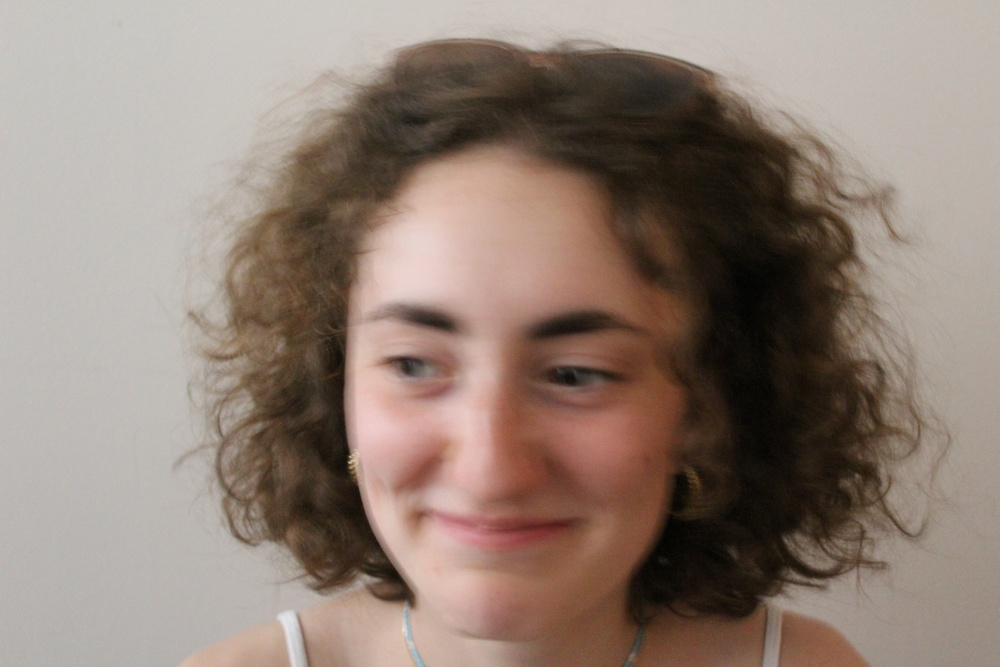
%> input picture reconnaissance faciale avec ma database/trainingSet/Agathe1.JPG, 1000 x 667 px, shrunk from 5184 x 3456 before the run; its folder holds 4 pictures in this run
$ octave testfiltre.m   (GNU Octave 9; MATLAB toolbox functions it lacks are replaced by stand-ins)
%> lines starting %> are read from the running program, lines starting %| are printed output that depends on the picture
n=3;
A = dir('trainingSet') ;
B=1/25.*ones(5,5);
im = imread ([A(2+n).folder, '/' , A(2+n).name]) ;
%> im is the input picture: size 667x1000x3 uint8; mean R, G, B 144.6, 128.1, 117.5
I1=filter2(B,im2double(rgb2gray(im)));
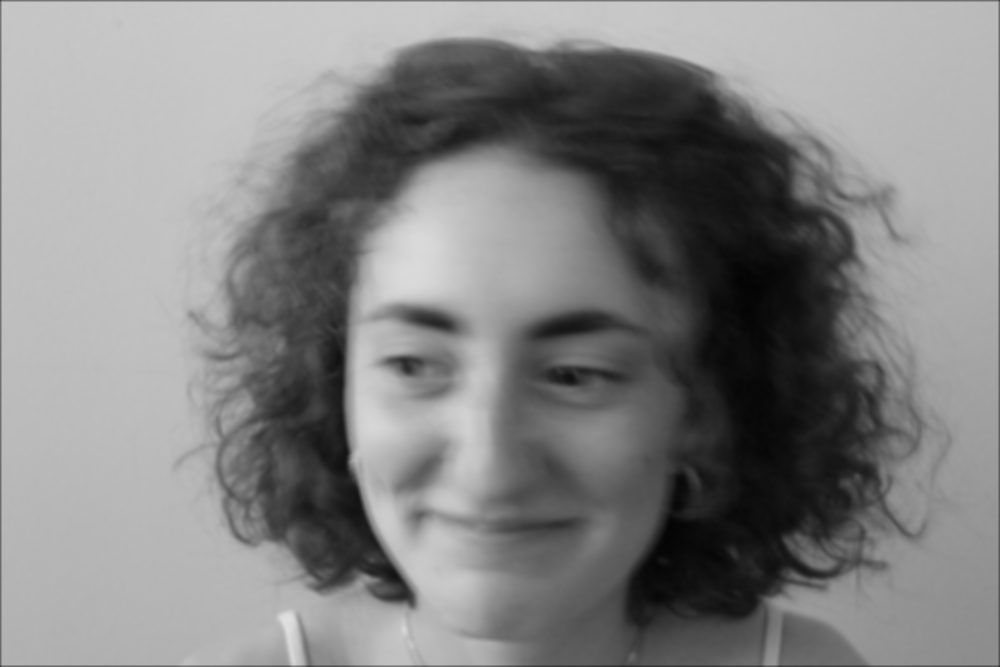
%> I1: size 667x1000 double; min 0.0163, max 0.88, mean 0.515
subplot(211)
imshow(I1);
subplot(212)
imshow(rgb2gray(im));
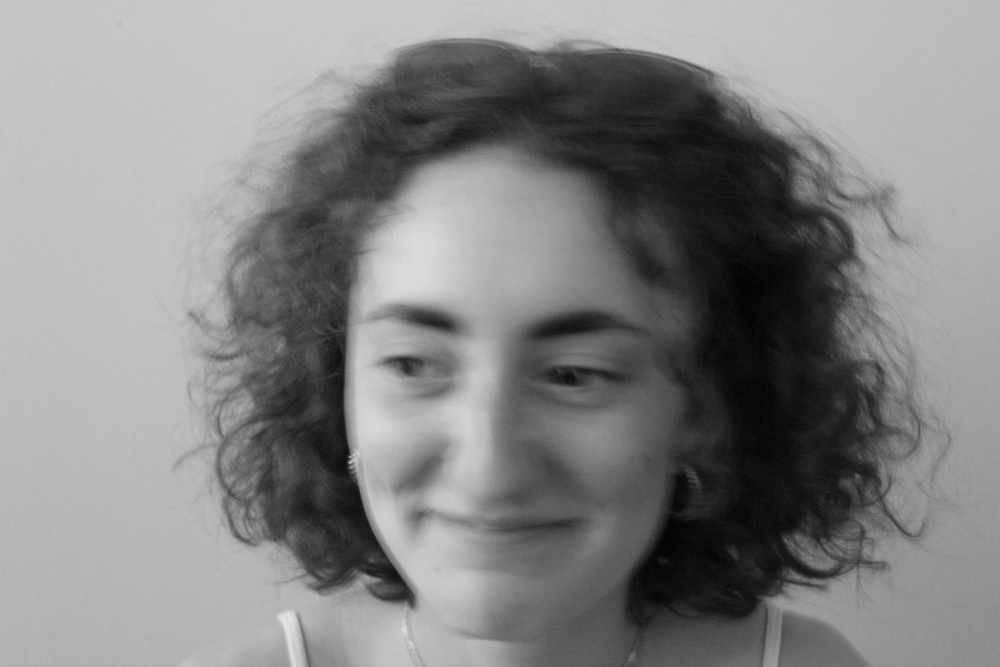
%> displayed picture: size 667x1000, on the screen's scale of 0 to 255; min 1, max 228, mean 131.8
